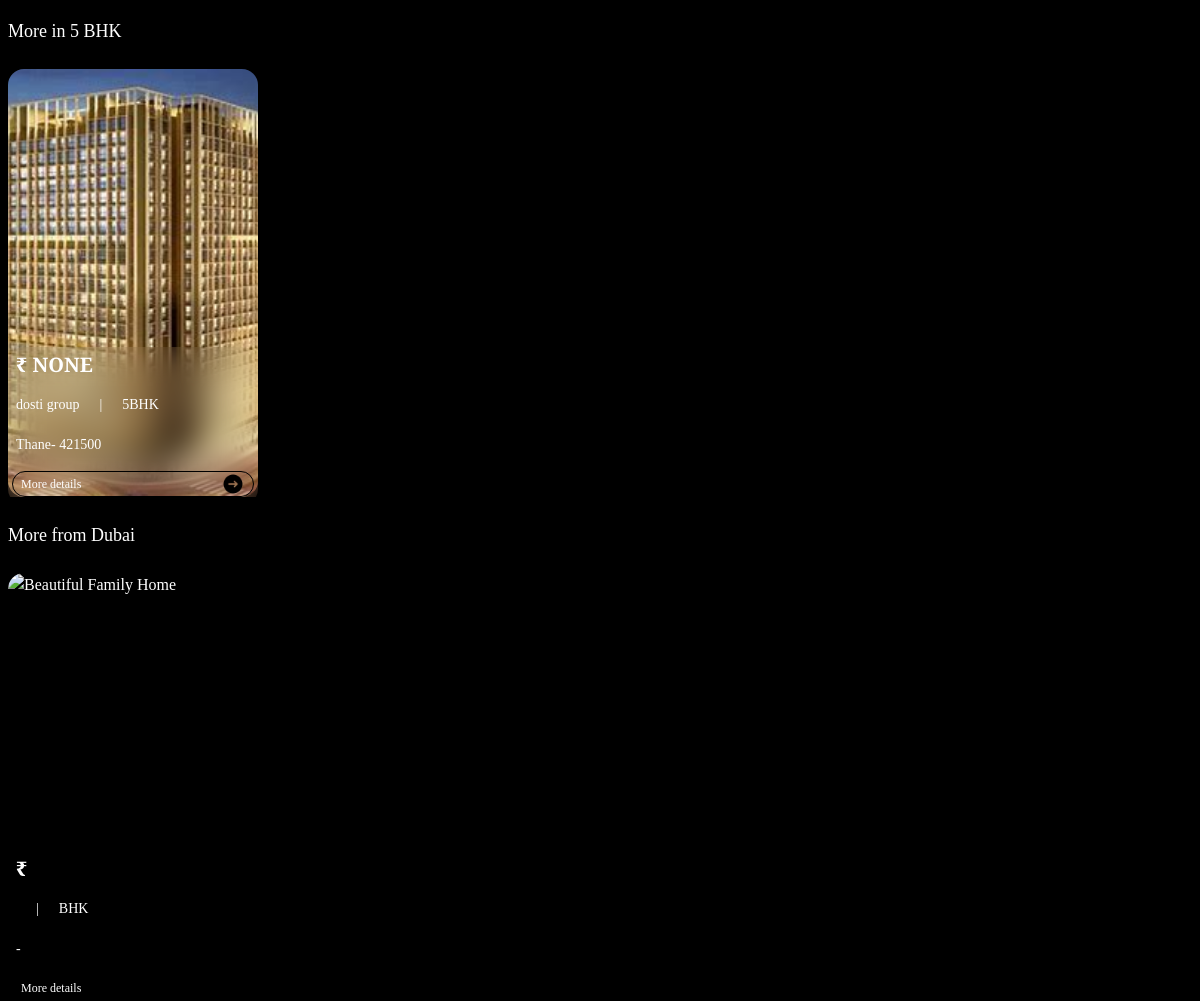
Before: /prop_view/8 (middle part) with the older database file.
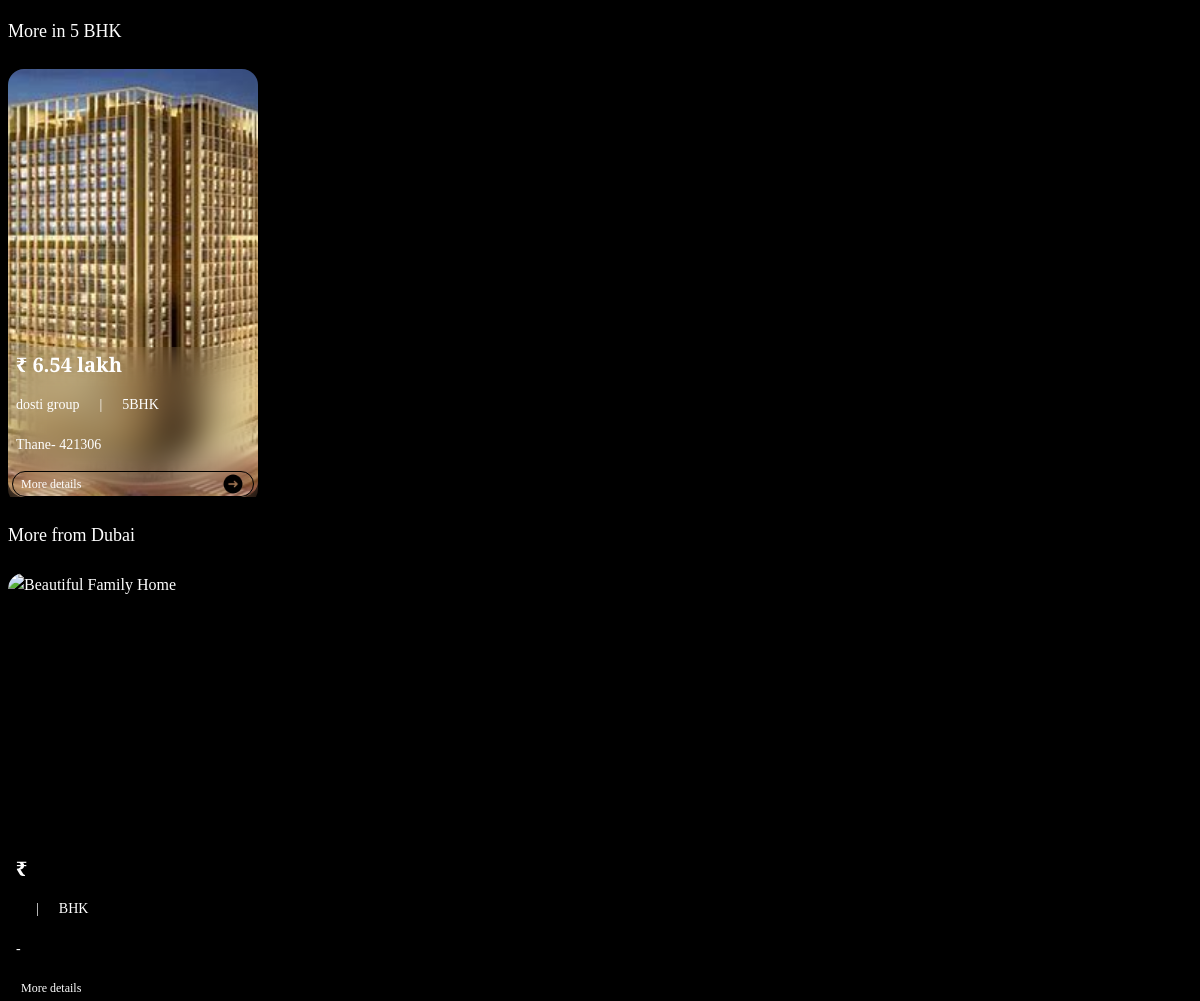
After: the same page with the newer database file.
### main/models.py (models this page shows, shortened)
class Property(models.Model):
    PROPERTY_TYPES = [
        ('house', 'House'),
        ('apartment', 'Apartment'),
        ('villa', 'Villa'),
        ('land', 'Land'),
    ]
    PROPERTY_STATUS = [
        ('readytomove', 'Ready To Move'),
        ('underconstrution', 'Under Construction'),
    ]
    main_img = models.ImageField(upload_to="media/images", default="")
    title = models.CharField(max_length=200)
    description = models.TextField()
    address = models.CharField(max_length=255)
    city = models.CharField(max_length=100)
    state = models.CharField(max_length=100)
    zip_code = models.CharField(max_length=20)
    property_type = models.CharField(max_length=50, choices=PROPERTY_TYPES)
    property_status = models.CharField(max_length=50, choices=PROPERTY_STATUS, null=True)
    price = models.DecimalField(max_digits=10, decimal_places=2)
    bedrooms = models.IntegerField()
    bathrooms = models.IntegerField()
    square_feet = models.IntegerField()
    map_url = models.TextField(null=True)
    video = models.TextField(null=True)
    lot_size = models.DecimalField(max_digits=7, decimal_places=2, blank=True, null=True)
    year_built = models.IntegerField(blank=True, null=True)
    is_published = models.BooleanField(default=True)
    list_date = models.DateTimeField(auto_now_add=True)
    devloper = models.TextField(max_length=300, null=True)
    price2 = models.CharField(max_length=255, editable=False,default='NONE')  # Field for storing the price in words
    amenities = models.ManyToManyField(Amenity, related_name="properties", blank=True)

### main/views.py (the view)
# urls.py: path('prop_view/<int:pid>', views.prop_view, name='prop_view'),
def prop_view(request,pid):
   property = Property.objects.get(id=pid)
   t_photos=Photo.objects.filter(property=pid)
   photos=Photo.objects.filter(property=pid)[:4]
   total=len(t_photos)
   amenities=property.amenities.all()
   total=total-3
   similar_price_property = Property.objects.annotate(
        price_difference=ExpressionWrapper(
            Abs(F('price') - property.price), output_field=FloatField()
        )
    ).exclude(id=property.id).order_by('price_difference').first()
   similar_price_city_property = Property.objects.filter(city=property.city).annotate(
        price_difference=ExpressionWrapper(
            Abs(F('price') - property.price), output_field=FloatField()
        )
    ).exclude(id=property.id).order_by('price_difference').first()
   similar_price_developer_property = Property.objects.filter(devloper=property.devloper).annotate(
        price_difference=ExpressionWrapper(
            Abs(F('price') - property.price), output_field=FloatField()
        )
    ).exclude(id=property.id).order_by('price_difference').first()
   similar_size_property = Property.objects.filter(bedrooms=property.bedrooms).annotate(
        price_difference=ExpressionWrapper(
            Abs(F('price') - property.price), output_field=FloatField()
        )
    ).exclude(id=property.id).order_by('price_difference').first()
   return render(request, 'prop_view.html', {'prop': property,'photos':photos,'remaining':total,"sp":similar_price_property,"sc":similar_price_city_property,'sd':similar_price_developer_property,'ss':similar_size_property,'amenities':amenities})

### main/templates/prop_view.html (shortened to what the changed rows need)
<!DOCTYPE html>
<html lang="en">
<head>
    {% load static tailwind_tags %}
    {%load static%}
    {% tailwind_css %}
</head>
<body class="bg-black mx-2">
    <div class="block">
        <div class="property-details mt-6 lg:mt-1 text-white ">
            <div class=" space-y-6" style="font-family: Cinzel;">
                <h1 class=" text-lg text-white">More in {{prop.bedrooms}} BHK</h1>
                <div class="flex space-x-2 lg:space-x-4 overflow-x-scroll ">
                    <a href="prop_view/{{ss.id}}">
                        <div class="ss w-[180px] h-[310px] lg:w-[250px] lg:h-[428px] flex flex-col relative group">
                            <div class="display h-full w-full overflow-hidden rounded-2xl">
                                <img src="/media/{{ ss.main_img }}" alt="Beautiful Family Home"
                                    class="object-cover object-center w-full h-full group-hover:scale-110 duration-500">
                            </div>
                            <div
                                class="description h-[43%] lg:h-[37%] lg:mt-[111%] w-full space-y-2 px-2 py-1 mt-[100%] absolute backdrop-blur-lg rounded-2xl lg:space-y-4 text-sm">
                                <h2 class="font-semibold !text-xl price">
                                    ₹ {{ ss.price2 }}
                                </h2>
                                <div class="flex gap-x-5 h-6 overflow-hidden text-white">
                                    <p>{{ ss.title }}</p>
                                    <p>|</p>
                                    <p>{{ ss.bedrooms }}BHK</p>
                                </div>
                                <p class="text-white">{{ ss.city }}- {{ ss.zip_code }}</p>
                                <div
                                    class="flex justify-between items-center rounded-full border border-black px-2 -mx-1">
                                    <span class="text-xs">
                                    </span>
                                    <span class="group-hover:rotate-[360deg] duration-500">
                                    </span>
                                </div>
                            </div>
                        </div>
                    </a>
                </div>
                <h1 class=" text-lg text-white">More from {{prop.city}}</h1>
                <div class="flex space-x-2 lg:space-x-4 overflow-x-scroll ">
                    <a href="prop_view/{{sc.id}}">
                        <div class="sc w-[180px] h-[310px] lg:w-[250px] lg:h-[428px] flex flex-col relative group">
                            <div
                                class="description h-[43%] lg:h-[37%] lg:mt-[111%] w-full space-y-2 px-2 py-1 mt-[100%] absolute backdrop-blur-lg rounded-2xl lg:space-y-4 text-sm">
                                <h2 class="font-semibold !text-xl price">
                                    ₹ {{ sc.price2 }}
                                </h2>
                            </div>
                        </div>
                    </a>
                </div>
            </div>
        </div>
    </div>
</body>
</html>

Changed rows visible on the page:
changed Property "dosti group": price2 "NONE" → "6.54 lakh"; zip_code "421500" → "421306"
